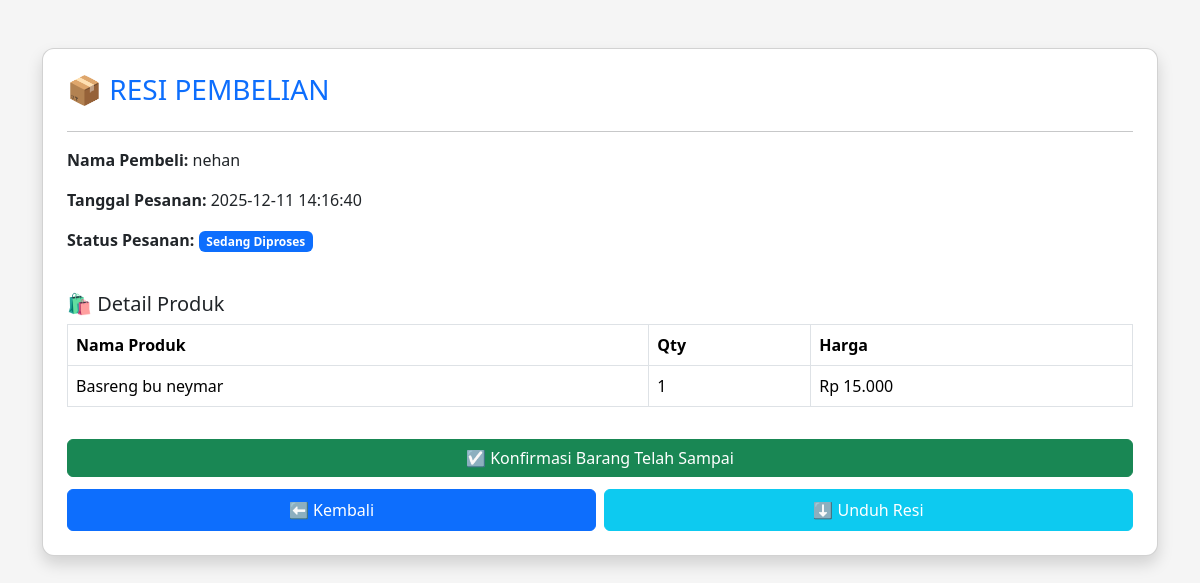
The page /views/resi.php?order_id=48 (signed in) on the database its author committed.
### tables this page shows
CREATE TABLE `orders` (
  `id` int(11) NOT NULL,
  `customer_id` int(11) DEFAULT NULL,
  `tanggal` datetime DEFAULT NULL,
  `status` varchar(50) DEFAULT NULL,
  `total` decimal(15,2) DEFAULT NULL,
  `alamat_pengiriman` varchar(255) DEFAULT NULL
);

CREATE TABLE `users` (
  `id` int(11) NOT NULL,
  `nama` varchar(100) DEFAULT NULL,
  `email` varchar(100) DEFAULT NULL,
  `password` varchar(255) DEFAULT NULL,
  `role` enum('admin','customer') DEFAULT 'customer',
  `created_at` timestamp NOT NULL DEFAULT current_timestamp()
);

CREATE TABLE `order_items` (
  `id` int(11) NOT NULL,
  `order_id` int(11) DEFAULT NULL,
  `product_id` int(11) DEFAULT NULL,
  `qty` int(11) DEFAULT NULL,
  `harga` decimal(15,2) DEFAULT NULL
);

CREATE TABLE `products` (
  `id` int(11) NOT NULL,
  `nama` varchar(100) DEFAULT NULL,
  `deskripsi` text DEFAULT NULL,
  `harga` decimal(15,2) DEFAULT NULL,
  `stok` int(11) DEFAULT NULL,
  `kategori_id` int(11) DEFAULT NULL,
  `gambar` varchar(255) DEFAULT NULL,
  `modal` decimal(15,2) NOT NULL
);

### views/resi.php (the view, shortened to what this page needs)
<?php
require_once "../config/koneksi.php";
$order_id = $_GET['order_id'] ?? null;
$q = mysqli_query($conn, "
    SELECT o.*, u.nama
    FROM orders o
    JOIN users u ON u.id = o.customer_id
    WHERE o.id='$order_id'
");
$order = mysqli_fetch_assoc($q);
$q_items = mysqli_query($conn, "
    SELECT oi.*, p.nama
    FROM order_items oi
    JOIN products p ON p.id = oi.product_id
    WHERE oi.order_id='$order_id'
");
$badge = "bg-secondary";
switch ($order['status']) {
    case "Sedang Diproses":
        $badge = "bg-primary"; break;
}
?>
<!DOCTYPE html>
<html>
<head>
    <link href="https://cdn.jsdelivr.net/npm/bootstrap@5.3.3/dist/css/bootstrap.min.css" rel="stylesheet">
</head>
<body>
    <div class="container mt-5">
        <div class="card p-4 shadow">
            <h3 class="text-primary">📦 RESI PEMBELIAN</h3>
            <hr>
            <p><b>Nama Pembeli:</b> <?= htmlspecialchars($order['nama']); ?></p>
            <p><b>Tanggal Pesanan:</b> <?= $order['tanggal']; ?></p>
            <p><b>Status Pesanan:</b>
                <span class="badge <?= $badge ?>"><?= $order['status']; ?></span>
            </p>
            <h5 class="mt-4">🛍️ Detail Produk</h5>
            <table class="table table-bordered">
                <tr>
                    <th>Nama Produk</th>
                    <th>Qty</th>
                    <th>Harga</th>
                </tr>
                <?php while($i = mysqli_fetch_assoc($q_items)): ?>
                <tr>
                    <td><?= $i['nama']; ?></td>
                    <td><?= $i['qty']; ?></td>
                    <td>Rp <?= number_format($i['harga'],0,',','.'); ?></td>
                </tr>
                <?php endwhile; ?>
            </table>
            <div id="containerInfo">
                <?php if ($order['status'] != 'Selesai' && $order['status'] != 'Belum Bayar' && $order['status'] != 'Dibatalkan'): ?>
                    <form method="post">
                        <button type="submit" name="konfirmasi" class="btn btn-success w-100 mt-3">
                            ☑️ Konfirmasi Barang Telah Sampai
                        </button>
                    </form>
                <?php elseif ($order['status'] == 'Belum Bayar'): ?>
                    <div class="alert alert-warning mt-3 text-center">
                        ⚠ Anda belum melakukan pembayaran.
                    </div>
                <?php elseif ($order['status'] == 'Dibatalkan'): ?>
                    <div class="alert alert-danger mt-3 text-center">
                        ❌ Pesanan ini sudah dibatalkan.
                    </div>
                <?php else: ?>
                    <div class="alert alert-success mt-3 text-center">
                        ☑️ Pesanan selesai. Terima kasih sudah berbelanja!
                    </div>
                <?php endif; ?>
            </div>
            <div class="row g-2 mt-1" id="containerButton">
                <div class="col-md-6">
                    <a href="javascript:history.back()" class="btn btn-primary w-100 p-2">
                        ⬅️ Kembali
                    </a>
                </div>
                <div class="col-md-6">
                    <button onclick="window.print()" class="btn btn-info text-white w-100 p-2">
                        ⬇️ Unduh Resi
                    </button>
                </div>
            </div>
        </div>
    </div>
</body>
</html>

### views/resi.php (style rules this page uses)
body { background:#f5f5f5; }
.card { border-radius:12px; }

### rows shown on the page
orders: customer.nama "nehan", tanggal "2025-12-11 14:16:40", status "Sedang Diproses"
order_items: product.nama "Basreng bu neymar", qty "1", harga "15.000"
